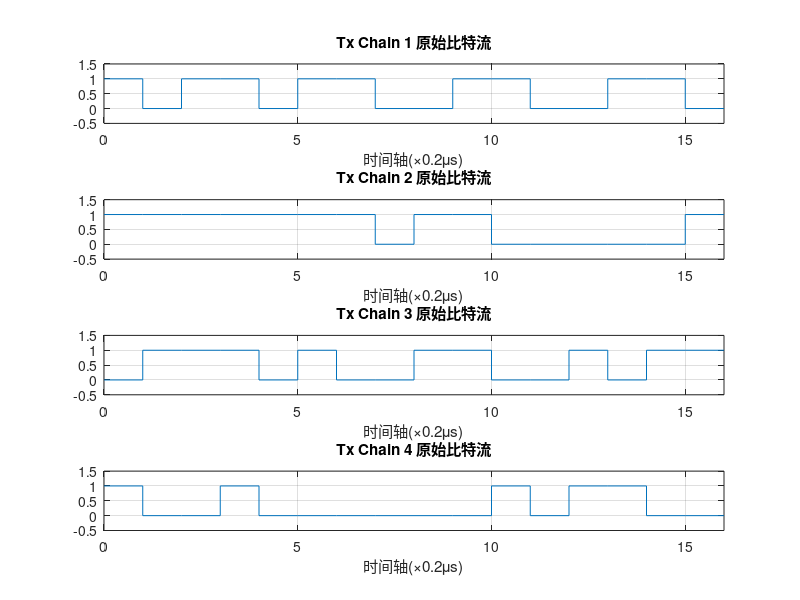
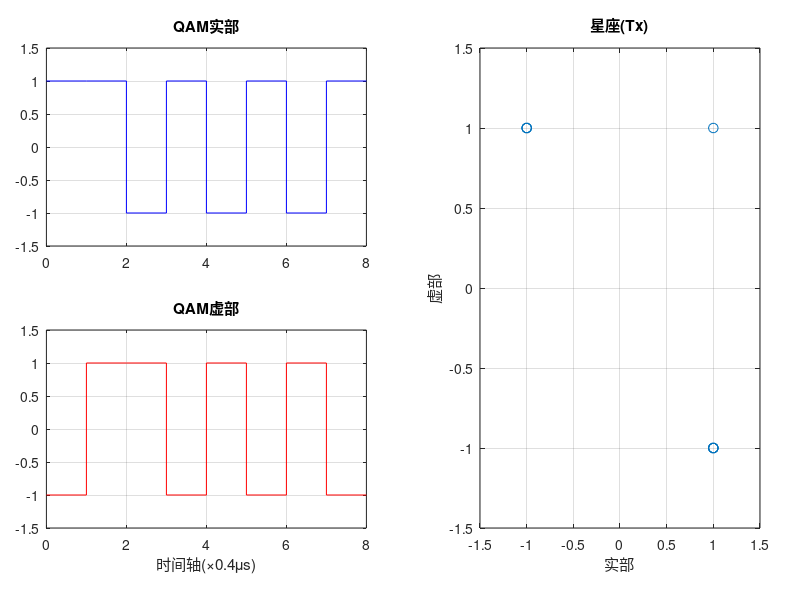
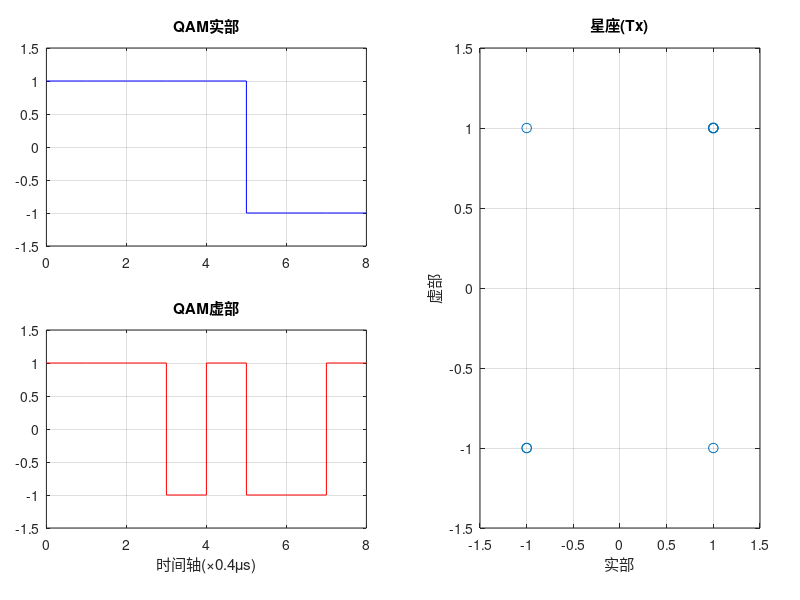
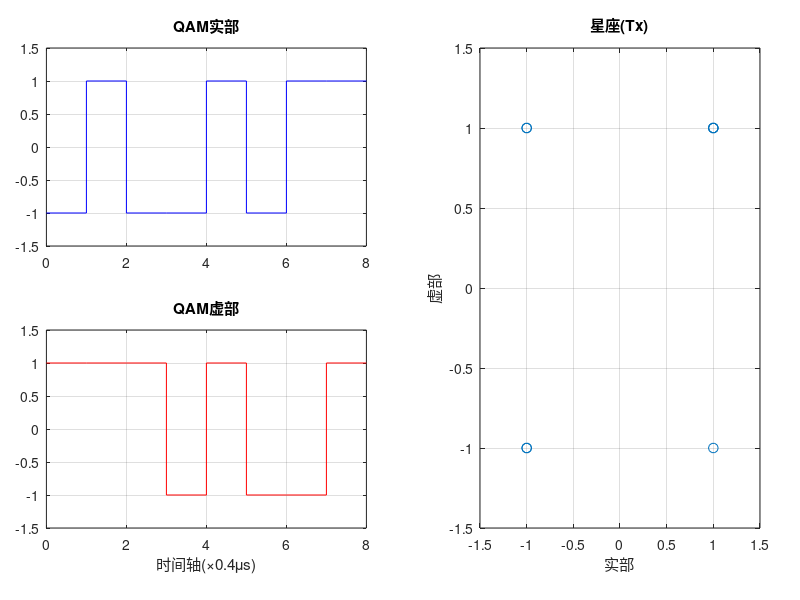

The MATLAB script that drew these images, in order:
%% 仿真:比特流无线传输的(一种)基本过程
% 仿真涉及的主要技术:QAM调制 OFDM 正交调制 MIMO
% 假设信号只受到噪声影响,且只在无线信道中才会有噪声影响

clc;
close all;
clear;

%% 全局参数
QAMbn=2; % QAM调制bit数,2:4QAM,4:16QAM,6:64QAM,8:256QAM
Ntx=4; % MIMO天线数量
Nsr=2^3; % 子载波数量(2,4,8,16...)

Delta_F=312.5e3; % 子载波频率间隔(Hz),同时也是QAM-OFDM符号率
N_fft=2^7; % 用于实现OFDM的fft点数,应大于Nsr

br=Delta_F*QAMbn*Nsr; % 比特率,bps
fs=Delta_F*N_fft; % DAC采样率

%% 原始比特流
bits=randi([0,1],Ntx,QAMbn*Nsr); % 原始比特流
                                 % Ntx行,表示Ntx个Tx Chain
                                 % 每行最终会变成一个QAM-OFDM符号

figure();
for i=1:Ntx
    subplot(Ntx,1,i);
    stairs(0:length(bits),[bits(i,:),bits(i,QAMbn*Nsr)]);
    axis([0,length(bits),-.5,1.5]);
    grid on;
    title(sprintf('Tx Chain %d 原始比特流',i));
    xlabel(sprintf('时间轴(\\times%.1f\\mus)',1e6/br),'interpreter','tex');
end

%% 4QAM
% 下面的一批匿名函数仅仅是为了处理方便,并不代表实际处理方式
qam_resize=@()( reshape(bits.',QAMbn/2,Ntx*Nsr*2).' ); % bits' row vector 变成Ntx*Nsr/2行QAMbn/2列
binarr2num=@(ba)( sum(repmat(2.^(size(ba,2)-1:-1:0),size(ba,1),1).*ba,2) );
adj_num=@(n)(n./(2^(QAMbn/2)-1)*2-1);
num2qam=@(n)(downsample(n.',2,0)+1j*downsample(n.',2,1));
qam_r2m=@(q)( reshape(q,Nsr,Ntx).' ); % 转化成多个Tx Chain传输的矩阵形式

qam=qam_r2m(num2qam(adj_num(binarr2num(qam_resize())))); % 这里的QAM只是星座
% 提示 %%%%%%%%%%%%%%%%%%%%%%%%%%%%%%%%%%%%%%%%%%%%%%%%%%%%%%%%%%%%%%%%%%%%
% qam是Ntx行,Nsr列的矩阵.其中,每行各自通过一个天线发射出去(MIMO空间复用);
% 每个天线发送时,使用FDM将整行中的各个元素(各列)"并行"发送(OFDM).
%%%%%%%%%%%%%%%%%%%%%%%%%%%%%%%%%%%%%%%%%%%%%%%%%%%%%%%%%%%%%%%%%%%%%%%%%%%
clear qam_resize binarr2num adj_num num2qam qam_r2m;

for i=1:Ntx
    figure('NumberTitle', 'off', 'Name', sprintf('Tx Chain %d',i));
    subplot('position',[.058,.59,.4,.33]);
    stairs(0:length(qam(i,:)),real([qam(i,:),qam(i,Nsr)]),'b');
    axis([0,length(qam(i,:)),-1.5,1.5]);
    grid on;
    title('QAM实部');

    subplot('position',[.058,.12,.4,.33]);
    stairs(0:length(qam(i,:)),imag([qam(i,:),qam(i,Nsr)]),'r');
    xlabel(sprintf('时间轴(\\times%.1f\\mus)',1e6/br*QAMbn),'interpreter','tex');
    axis([0,length(qam(i,:)),-1.5,1.5]);
    grid on;
    title('QAM虚部');

    subplot('position',[.6,.12,.35,.8]);
    plot(qam(i,:),'o','markersize',7);
    xlabel('实部');
    ylabel('虚部');
    axis([-1.5,1.5,-1.5,1.5]);
    grid on;
    title('星座(Tx)');
end

%% OFDM-MIMO
% 使用IFFT进行QAM-OFDM
% bb_ofdm_ifft_i=[zeros(Ntx,1), qam(:,Nsr/2+1:Nsr), zeros(Ntx,N_fft-Nsr-1), qam(:,1:Nsr/2)];
% bb_ofdm_ifft_o=ifft(bb_ofdm_ifft_i,N_fft,2);

% "各个子载波分别QAM"方法实现QAM-OFDM,与IFFT方法完全等价
t_ax=0:1/fs:(N_fft-1)/fs;
nsr=[-Nsr/2:-1,1:Nsr/2].'; % 子载波下标
bb=qam*exp(1j*2*pi*Delta_F*nsr*t_ax)./N_fft;

% 显示被调制的各个子载波
for i=1:Ntx
    qam_tmp=qam(i,:);
    bb_tmp=repmat(qam_tmp.',1,N_fft).*exp(1j*2*pi*Delta_F*nsr*t_ax)./N_fft;
    
    figure('NumberTitle', 'off', 'Name', sprintf('Tx Chain %d',i));
    subplot('position',[.1,.59,.4,.33]);
    plot(t_ax.*1e6,real(bb_tmp.'));
    axis([0,N_fft/fs*1e6,-1,1]); axis 'auto y';
    title('OFDM各个子载波实部');
    grid on;
    
    subplot('position',[.1,.12,.4,.33]);
    plot(t_ax.*1e6,imag(bb_tmp.'));
    axis([0,N_fft/fs*1e6,-1,1]); axis 'auto y';
    title('OFDM各个子载波虚部');
    xlabel('时间轴/\mus');
    grid on;
    
    subplot('position',[.62,.12,.35,.8]);
    plot(t_ax.*1e6,real(bb(i,:)));
    hold on;
    plot(t_ax.*1e6,imag(bb(i,:)));
    hold off;
    axis([0,N_fft/fs*1e6,-1,1]); axis 'auto y';
    title('OFDM各子载波和');
    legend('实部','虚部','Location','SouthEast');
    xlabel('时间轴/\mus');
    grid on;
end

clear nsr bb_tmp qam_tmp qam;

%% 模数转换
fs_analog=512*fs; % 没办法,只能用极高的采样率来仿真模拟信号了

% 下面只是模数转换的一种概念形式,并非实现方法
t_ax_analog=0:1/fs_analog:(N_fft*fs_analog/fs-1)/fs_analog;
bb_analog=zeros(Ntx,length(t_ax_analog));

for i=1:Ntx
    bb_analog(i,:)=interp1(t_ax, bb(i,:), t_ax_analog, 'spline');
    figure('NumberTitle', 'off', 'Name', sprintf('Tx Chain %d',i));
    plot(t_ax_analog*1e6, real(bb_analog(i,:)));
    hold on;
    plot(t_ax_analog*1e6, imag(bb_analog(i,:)));
    hold off;
    axis([min(t_ax_analog)*1e6,max(t_ax_analog)*1e6,-1,1]);
    axis 'auto y';
    grid on;
    title('基带模拟信号');
    legend('实部','虚部','Location','SouthEast');
    xlabel('时间轴/\mus');
end

clear bb t_ax;

%% 正交调制到中频(200MHz中心频率)
fc_if=200e6; % 模拟中频频率

lo_if_I= cos(2*pi*fc_if*t_ax_analog);
lo_if_Q=-sin(2*pi*fc_if*t_ax_analog);

sig_if=real(bb_analog).*repmat(lo_if_I,Ntx,1)+imag(bb_analog).*repmat(lo_if_Q,Ntx,1);

clear bb_analog;

for i=1:Ntx
    figure('NumberTitle', 'off', 'Name', sprintf('Tx Chain %d',i));
    plot(t_ax_analog*1e6, real(sig_if(i,:)));
    axis([min(t_ax_analog)*1e6,max(t_ax_analog)*1e6,-1,1]);
    axis 'auto y';
    grid on;
    title('中频模拟信号');
    xlabel('时间轴/\mus');
end

%% 上变频到射频(2.4GHz)
